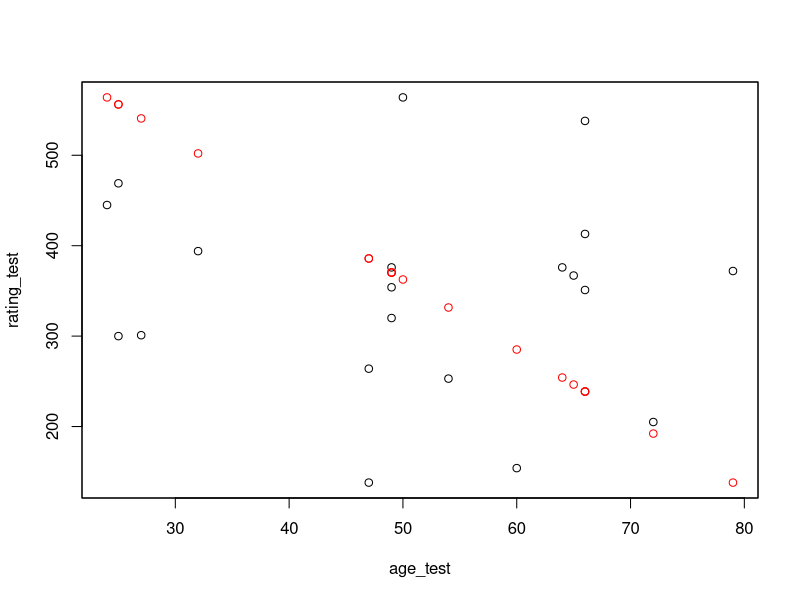
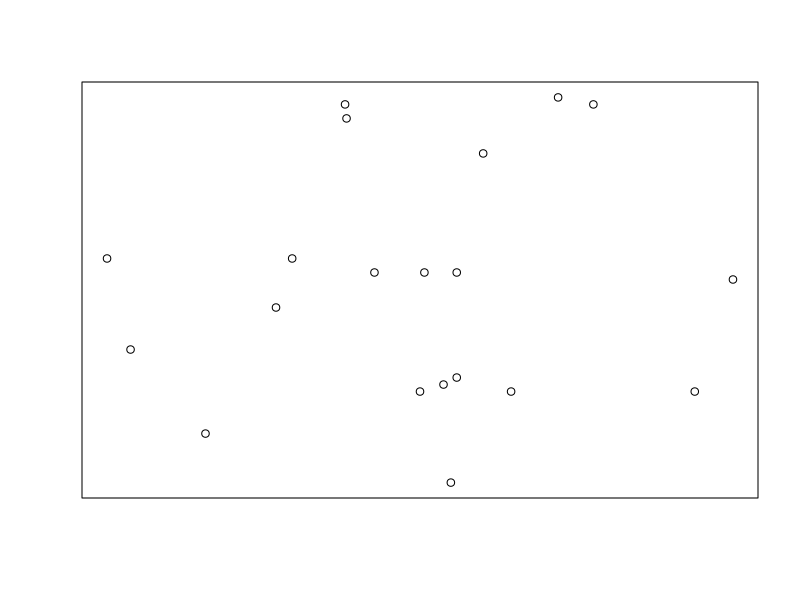
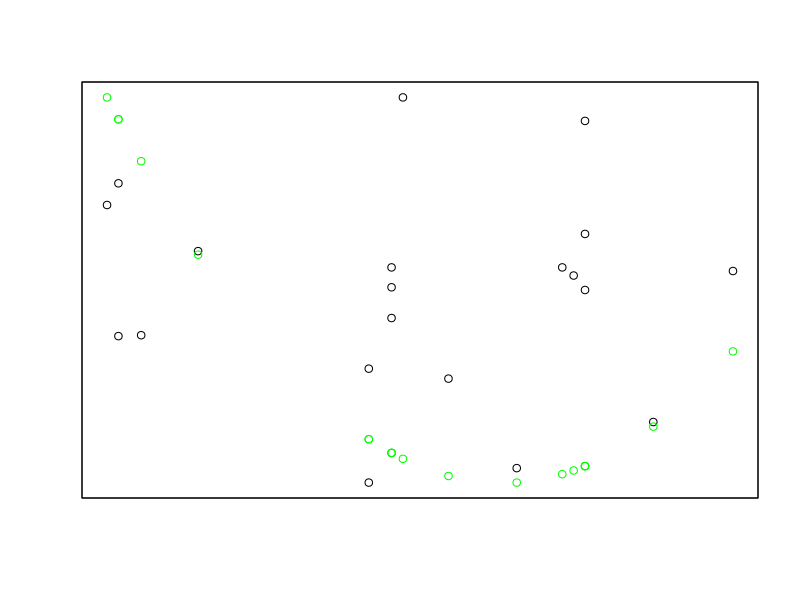
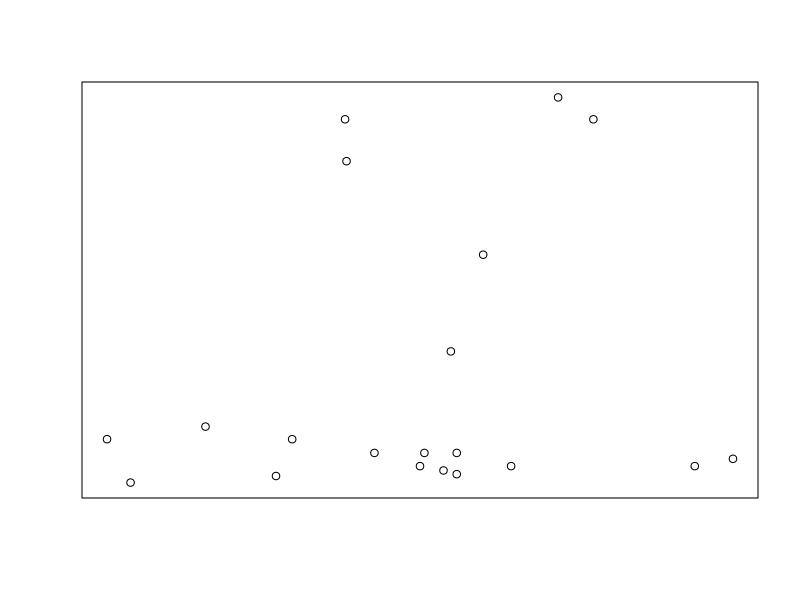

Write R code to recreate these figures, in order.
## ---- chunk 1
traindata <- read.csv(file="data/creditscoretrain.csv", header=TRUE)
head(traindata)
## ---- chunk 2
age_train <- traindata$Age
rating_train <- traindata$Rating
## ---- chunk 3
linear_train <- lm(rating_train ~ age_train)
summary(linear_train)
## ---- chunk 4
age_train2 <- age_train^2
quad_train <- lm(rating_train ~ age_train + age_train2) 
summary(quad_train)
## ---- chunk 5
testdata <- read.csv("data/creditscoretest.csv", header=TRUE)
head(testdata)
## ---- chunk 6
age_test = testdata$Age
rating_test = testdata$Rating
## ---- chunk 7
rating_predict1 <- coef(linear_train)[1] + coef(linear_train)[2]*age_test
## ---- chunk 8
plot(age_test, rating_test)
par(new=TRUE, xaxt="n", yaxt="n", ann=FALSE)
plot(age_test, rating_predict1, col="red")
## ---- chunk 9
plot(rating_test, rating_predict1, xlab='Test', ylab='Predict', main='Linear')
## ---- chunk 10
rating_predict2 = coef(quad_train)[1] + coef(quad_train)[2]*age_test + coef(quad_train)[3]*age_test^2
## ---- chunk 11
plot(age_test, rating_test)
par(new=TRUE, xaxt="n", yaxt="n", ann=FALSE)
plot(age_test, rating_predict2, col="green")
## ---- chunk 12
plot(rating_test, rating_predict2, xlab='Test', ylab='Predict', main='Quadratric')
## ---- chunk 13
#Error for Linear Model
error1 = sum(rating_predict1 - rating_test)/length(rating_test)
rmse1 = sqrt(error1)
rmse1
## ---- chunk 14
#Error for Quadratic Model
error2=sqrt(sum(rating_predict2-rating_test)^2)/length(rating_test)
rmse2=sqrt(error2)
rmse2
